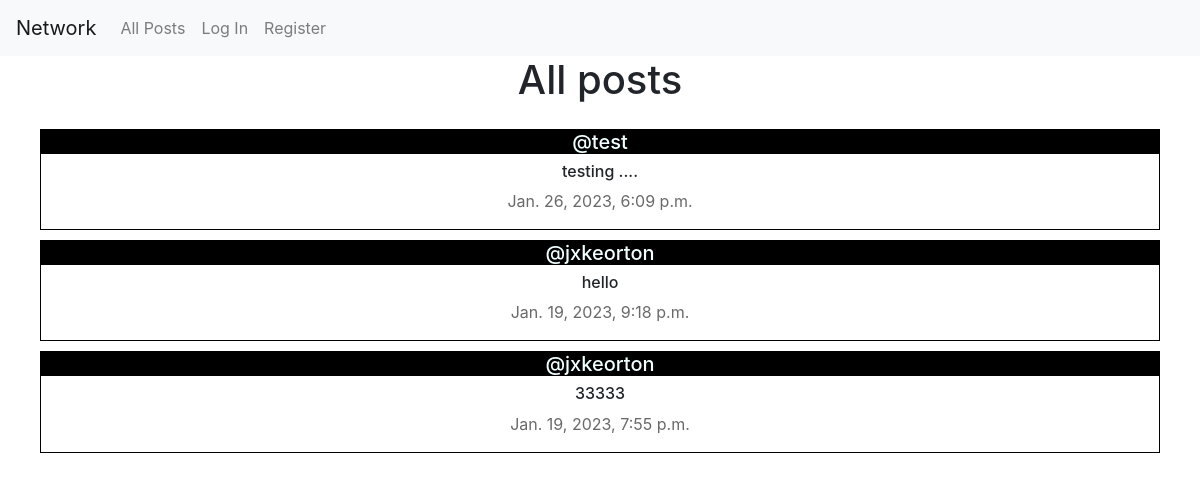
Before: / with the older database file.
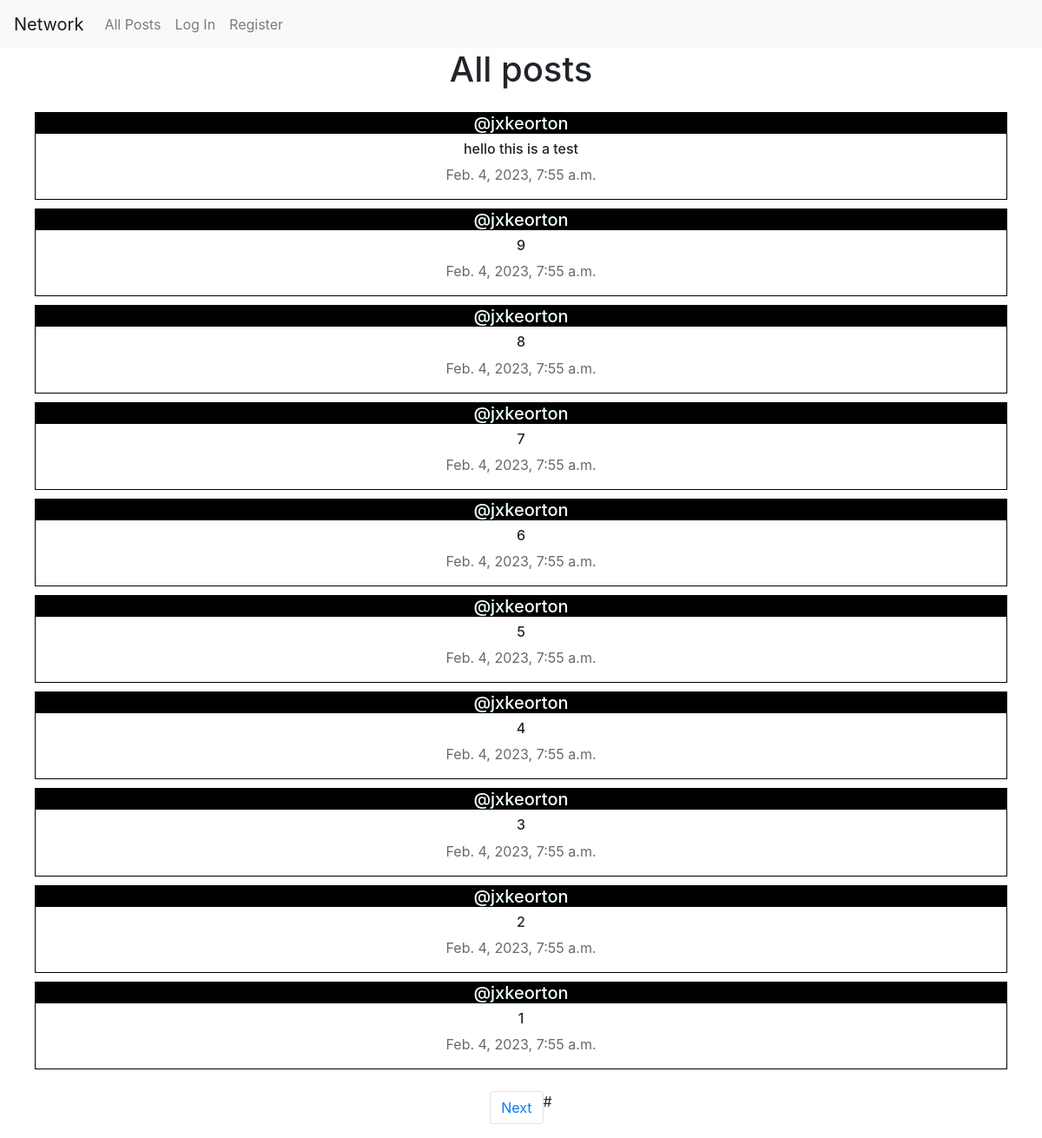
After: the same page with the newer database file.
### network/models.py (models this page shows, shortened)
class Posts(models.Model):
    user = models.ForeignKey(User, on_delete=models.CASCADE, related_name="author")
    content = models.CharField(max_length=150)
    timestamp = models.DateTimeField(auto_now_add=True)

class User(AbstractUser):
    pass

### network/views.py (the view)
# urls.py: path("", views.index, name="index"),
def index(request):
    posts = Posts.objects.all().order_by("id").reverse()
    paginator = Paginator(posts, 10)
    page_number = request.GET.get('page')
    posts_of_page = paginator.get_page(page_number)
    allLikes = Likes.objects.all()
    whoYouLiked = []
    try:
        for like in allLikes:
            if like.user.id == request.user.id:
                whoYouLiked.append(like.post.id)
    except:
        whoYouLiked = []
    return render(request, "network/index.html", {
        "posts": posts,
        "posts_of_page": posts_of_page,
        "whoYouLiked": whoYouLiked,
    })

### network/templates/network/index.html (shortened to what this page needs)
{% extends "network/layout.html" %}
{% block body %}
    <h1 class="title">All posts</h1>
    <div class="all text-center">
    {% for post in posts_of_page %}
        <div class="post">
            <h5 class="username-header"><a href="{% url 'profile' user_id=post.user.id %}" class="username">@{{ post.user }}</a></h5>
            <h6 class="content" id="content_{{ post.id }}">{{ post.content }}</h6>
            <p class="time">{{ post.timestamp }}</p>
            </div>
        {% endfor %}
    </div>
    <nav aria-label="Page navigation example">
        <ul class="pagination d-flex justify-content-center">
            {% if posts_of_page.has_next %}
                <li class="page-item"><a class="page-link" href="?page={{ posts_of_page.next_page_number }}">Next</a></li>#
            {% endif %}
        </ul>
      </nav>
{% endblock %}

Changed rows visible on the page:
no longer on this page (row unchanged): Posts: user "test", content "testing ....", timestamp "Jan. 26, 2023, 6:09 p.m."
no longer on this page (row edited): Posts: user "jxkeorton", content "hello", timestamp "Jan. 19, 2023, 9:18 p.m."
no longer on this page (row unchanged): Posts: user "jxkeorton", content "33333", timestamp "Jan. 19, 2023, 7:55 p.m."
added Posts: user "jxkeorton", content "hello this is a test", timestamp "Feb. 4, 2023, 7:55 a.m."
added Posts: user "jxkeorton", content "9", timestamp "Feb. 4, 2023, 7:55 a.m."
added Posts: user "jxkeorton", content "8", timestamp "Feb. 4, 2023, 7:55 a.m."
added Posts: user "jxkeorton", content "7", timestamp "Feb. 4, 2023, 7:55 a.m."
added Posts: user "jxkeorton", content "6", timestamp "Feb. 4, 2023, 7:55 a.m."
added Posts: user "jxkeorton", content "5", timestamp "Feb. 4, 2023, 7:55 a.m."
added Posts: user "jxkeorton", content "4", timestamp "Feb. 4, 2023, 7:55 a.m."
added Posts: user "jxkeorton", content "3", timestamp "Feb. 4, 2023, 7:55 a.m."
added Posts: user "jxkeorton", content "2", timestamp "Feb. 4, 2023, 7:55 a.m."
added Posts: user "jxkeorton", content "1", timestamp "Feb. 4, 2023, 7:55 a.m."
Other visible differences:
text now shown: "Next #"
